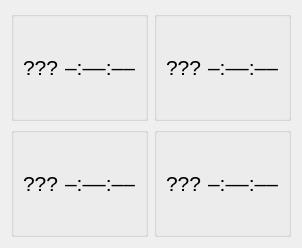
      <widget class="QWidget" name="repairsPage">
       <layout class="QGridLayout" name="gridLayout_8">
        <item row="2" column="0">
         <widget class="QGroupBox" name="repairBox3">
          <property name="minimumSize">
           <size>
            <width>0</width>
            <height>110</height>
           </size>
          </property>
          <property name="maximumSize">
           <size>
            <width>16777215</width>
            <height>110</height>
           </size>
          </property>
          <layout class="QHBoxLayout" name="horizontalLayout_3">
           <item>
            <widget class="QLabel" name="repairName3">
             <property name="sizePolicy">
              <sizepolicy hsizetype="Preferred" vsizetype="Maximum">
               <horstretch>0</horstretch>
               <verstretch>0</verstretch>
              </sizepolicy>
             </property>
             <property name="font">
              <font>
               <pointsize>16</pointsize>
               <weight>50</weight>
               <bold>false</bold>
              </font>
             </property>
             <property name="text">
              <string>???</string>
             </property>
            </widget>
           </item>
           <item>
            <spacer name="horizontalSpacer_3">
             <property name="orientation">
              <enum>Qt::Horizontal</enum>
             </property>
             <property name="sizeHint" stdset="0">
              <size>
               <width>0</width>
               <height>20</height>
              </size>
             </property>
            </spacer>
           </item>
           <item>
            <widget class="QLabel" name="repairTimer3">
             <property name="sizePolicy">
              <sizepolicy hsizetype="Maximum" vsizetype="Preferred">
               <horstretch>0</horstretch>
               <verstretch>0</verstretch>
              </sizepolicy>
             </property>
             <property name="font">
              <font>
               <pointsize>16</pointsize>
              </font>
             </property>
             <property name="text">
              <string>‒:‒‒:‒‒</string>
             </property>
            </widget>
           </item>
          </layout>
         </widget>
        </item>
        <item row="0" column="0">
         <widget class="QGroupBox" name="repairBox1">
          <property name="minimumSize">
           <size>
            <width>0</width>
            <height>110</height>
           </size>
          </property>
          <property name="maximumSize">
           <size>
            <width>16777215</width>
            <height>110</height>
           </size>
          </property>
          <layout class="QHBoxLayout" name="horizontalLayout">
           <item>
            <widget class="QLabel" name="repairName1">
             <property name="sizePolicy">
              <sizepolicy hsizetype="Preferred" vsizetype="Maximum">
               <horstretch>0</horstretch>
               <verstretch>0</verstretch>
              </sizepolicy>
             </property>
             <property name="font">
              <font>
               <pointsize>16</pointsize>
               <weight>50</weight>
               <bold>false</bold>
              </font>
             </property>
             <property name="text">
              <string>???</string>
             </property>
            </widget>
           </item>
           <item>
            <spacer name="horizontalSpacer">
             <property name="orientation">
              <enum>Qt::Horizontal</enum>
             </property>
             <property name="sizeHint" stdset="0">
              <size>
               <width>0</width>
               <height>20</height>
              </size>
             </property>
            </spacer>
           </item>
           <item>
            <widget class="QLabel" name="repairTimer1">
             <property name="sizePolicy">
              <sizepolicy hsizetype="Maximum" vsizetype="Preferred">
               <horstretch>0</horstretch>
               <verstretch>0</verstretch>
              </sizepolicy>
             </property>
             <property name="font">
              <font>
               <pointsize>16</pointsize>
              </font>
             </property>
             <property name="text">
              <string>‒:‒‒:‒‒</string>
             </property>
            </widget>
           </item>
          </layout>
         </widget>
        </item>
        <item row="0" column="1">
         <widget class="QGroupBox" name="repairBox2">
          <property name="minimumSize">
           <size>
            <width>0</width>
            <height>110</height>
           </size>
          </property>
          <property name="maximumSize">
           <size>
            <width>16777215</width>
            <height>110</height>
           </size>
          </property>
          <layout class="QHBoxLayout" name="horizontalLayout_2">
           <item>
            <widget class="QLabel" name="repairName2">
             <property name="sizePolicy">
              <sizepolicy hsizetype="Preferred" vsizetype="Maximum">
               <horstretch>0</horstretch>
               <verstretch>0</verstretch>
              </sizepolicy>
             </property>
             <property name="font">
              <font>
               <pointsize>16</pointsize>
               <weight>50</weight>
               <bold>false</bold>
              </font>
             </property>
             <property name="text">
              <string>???</string>
             </property>
            </widget>
           </item>
           <item>
            <spacer name="horizontalSpacer_2">
             <property name="orientation">
              <enum>Qt::Horizontal</enum>
             </property>
             <property name="sizeHint" stdset="0">
              <size>
               <width>0</width>
               <height>20</height>
              </size>
             </property>
            </spacer>
           </item>
           <item>
            <widget class="QLabel" name="repairTimer2">
             <property name="sizePolicy">
              <sizepolicy hsizetype="Maximum" vsizetype="Preferred">
               <horstretch>0</horstretch>
               <verstretch>0</verstretch>
              </sizepolicy>
             </property>
             <property name="font">
              <font>
               <pointsize>16</pointsize>
              </font>
             </property>
             <property name="text">
              <string>‒:‒‒:‒‒</string>
             </property>
            </widget>
           </item>
          </layout>
         </widget>
        </item>
        <item row="2" column="1">
         <widget class="QGroupBox" name="repairBox4">
          <property name="minimumSize">
           <size>
            <width>0</width>
            <height>110</height>
           </size>
          </property>
          <property name="maximumSize">
           <size>
            <width>16777215</width>
            <height>110</height>
           </size>
          </property>
          <property name="title">
           <string/>
          </property>
          <layout class="QHBoxLayout" name="horizontalLayout_4">
           <item>
            <widget class="QLabel" name="repairName4">
             <property name="sizePolicy">
              <sizepolicy hsizetype="Preferred" vsizetype="Maximum">
               <horstretch>0</horstretch>
               <verstretch>0</verstretch>
              </sizepolicy>
             </property>
             <property name="font">
              <font>
               <pointsize>16</pointsize>
               <weight>50</weight>
               <bold>false</bold>
              </font>
             </property>
             <property name="text">
              <string>???</string>
             </property>
            </widget>
           </item>
           <item>
            <spacer name="horizontalSpacer_4">
             <property name="orientation">
              <enum>Qt::Horizontal</enum>
             </property>
             <property name="sizeHint" stdset="0">
              <size>
               <width>0</width>
               <height>20</height>
              </size>
             </property>
            </spacer>
           </item>
           <item>
            <widget class="QLabel" name="repairTimer4">
             <property name="sizePolicy">
              <sizepolicy hsizetype="Maximum" vsizetype="Preferred">
               <horstretch>0</horstretch>
               <verstretch>0</verstretch>
              </sizepolicy>
             </property>
             <property name="font">
              <font>
               <pointsize>16</pointsize>
              </font>
             </property>
             <property name="text">
              <string>‒:‒‒:‒‒</string>
             </property>
            </widget>
           </item>
          </layout>
         </widget>
        </item>
       </layout>
      </widget>
